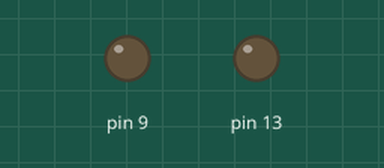
Simulated run of this sketch. Board: Arduino Uno, built for the host (arithmetic inside an expression is 32-bit, double 64-bit). Shown: output pins drawn as LEDs (lit = HIGH). WiFi joins after 1.5 s; servers stay silent unless stated; what the sketch prints to the serial monitor is not drawn.

Above: at 0.1 s.
At 6.6 s:
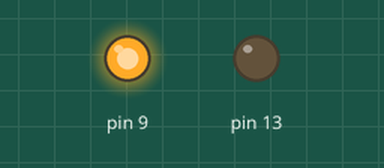
At 7.78 s:
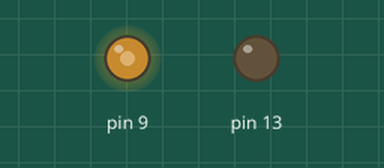
Timing chart, 0 to 9.5 s (numbered marks = the images above):
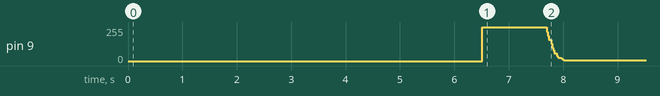

The sketch:

executive.ino
```cpp
#include <SPI.h>
#include <WiFi101.h>
#include <Wire.h>


//char ssid[] = "IEEE 2.4GHz";        // your network SSID (name)
char ssid[] = "Kai_iPhone";           // your network SSID (name)
char pass[] = "JLPCJLPC";             // your network password

//char ssid[] = "OnePlus2";             // your network SSID (name)
//char pass[] = "abirdwiththeword";     // your network password
int keyIndex = 0;                     // your network key Index number (needed only for WEP)

long signal_queue[75];
int N = 75;
int currentIdx = 0;

int status = WL_IDLE_STATUS;

WiFiServer server(80);

void setup() {

  // STS Led
  pinMode(13,OUTPUT);

  //Initialize serial and wait for port to open:
  Serial.begin(115200);
  while (!Serial) {
    ; // wait for serial port to connect. Needed for native USB port only
  }

  wifi_init();

  // Setupt PWM for volume control
  setPwmFrequency(9, 1);

  // assign 0 to array
  for (int i=0;i<N;i++){
  signal_queue[i]=0;
}
}


void wifi_init(void)
{
  // check for the presence of the shield:
  if (WiFi.status() == WL_NO_SHIELD) {
    Serial.println("WiFi shield not present");
    // don't continue:
    while (true);
  }

  // attempt to connect to Wifi network:
  while ( status != WL_CONNECTED) {
    Serial.print("Attempting to connect to SSID: ");
    Serial.println(ssid);
    // Connect to WPA/WPA2 network. Change this line if using open or WEP network:
//    status = WiFi.begin(ssid);
    status = WiFi.begin(ssid, pass);

    // wait 10 seconds for connection:
    delay(5000);
  }

  server.begin();

  //  connected now, so print out the status:
  printWifiStatus();
}


void loop()
 {

  // print the received signal strength:
  long rssi = WiFi.RSSI();
  Serial.print("signal strength (RSSI):");
  Serial.print(rssi);
  Serial.println(" dBm");


//  int dist = Rssi2DistInMeter(rssi);
//  Serial.print("Dist: ");
//  Serial.print(dist);
//  Serial.println(" m");

  // Update Array
  signal_queue[currentIdx] = -1*rssi;
  currentIdx++;
  if (currentIdx>(N-1)) {
    currentIdx = 0;
  }

  // Take average of previous 50 data
  long sum = 0, average = 0;
  for (int i = 0; i<N;i++){
    sum += signal_queue[i];
  }
  average = sum/N;

  // Mapping

  //             { 45, 46, 47, 48, 49, 50, 51, 52, 53, 54, 55, 56, 57, 58, 59, 60}
  int volume[16]={220,190,160,130,100, 80, 60, 40, 30, 25, 20, 15, 10,  5,  0,  0 };

  int apply;
  if(average<45){
    apply=255;
  }
  else{
    if(average>60){
      apply=0;
    }
    else apply=volume[average-45];
  }
  Serial.print("Average: ");
  Serial.println(average);
  Serial.print("Apply: ");
  Serial.println(apply);
  analogWrite(9, apply);
  // Update every 0.1 sec (ish)
  delay(20);

}

void printWifiStatus() {
  // print the SSID of the network you're attached to:
  Serial.print("SSID: ");
  Serial.println(WiFi.SSID());

  // print your WiFi shield's IP address:
  IPAddress ip = WiFi.localIP();
  Serial.print("IP Address: ");
  Serial.println(ip);

  // print the received signal strength:
  long rssi = WiFi.RSSI();
  Serial.print("signal strength (RSSI):");
  Serial.print(rssi);
  Serial.println(" dBm");
}

void setPwmFrequency(int pin, int divisor) {
  byte mode;
  if(pin == 5 || pin == 6 || pin == 9 || pin == 10) {
    switch(divisor) {
      case 1: mode = 0x01; break;
      case 8: mode = 0x02; break;
      case 64: mode = 0x03; break;
      case 256: mode = 0x04; break;
      case 1024: mode = 0x05; break;
      default: return;
    }
    if(pin == 5 || pin == 6) {
      TCCR0B = TCCR0B & 0b11111000 | mode;
    } else {
      TCCR1B = TCCR1B & 0b11111000 | mode;
    }
  } else if(pin == 3 || pin == 11) {
    switch(divisor) {
      case 1: mode = 0x01; break;
      case 8: mode = 0x02; break;
      case 32: mode = 0x03; break;
      case 64: mode = 0x04; break;
      case 128: mode = 0x05; break;
      case 256: mode = 0x06; break;
      case 1024: mode = 0x7; break;
      default: return;
    }
    TCCR2B = TCCR2B & 0b11111000 | mode;
  }
}

// conversion from decibal to distance
int Rssi2DistInMeter (long rssi) {
  int dist = 2000+33*rssi;
  return dist;
}
```
